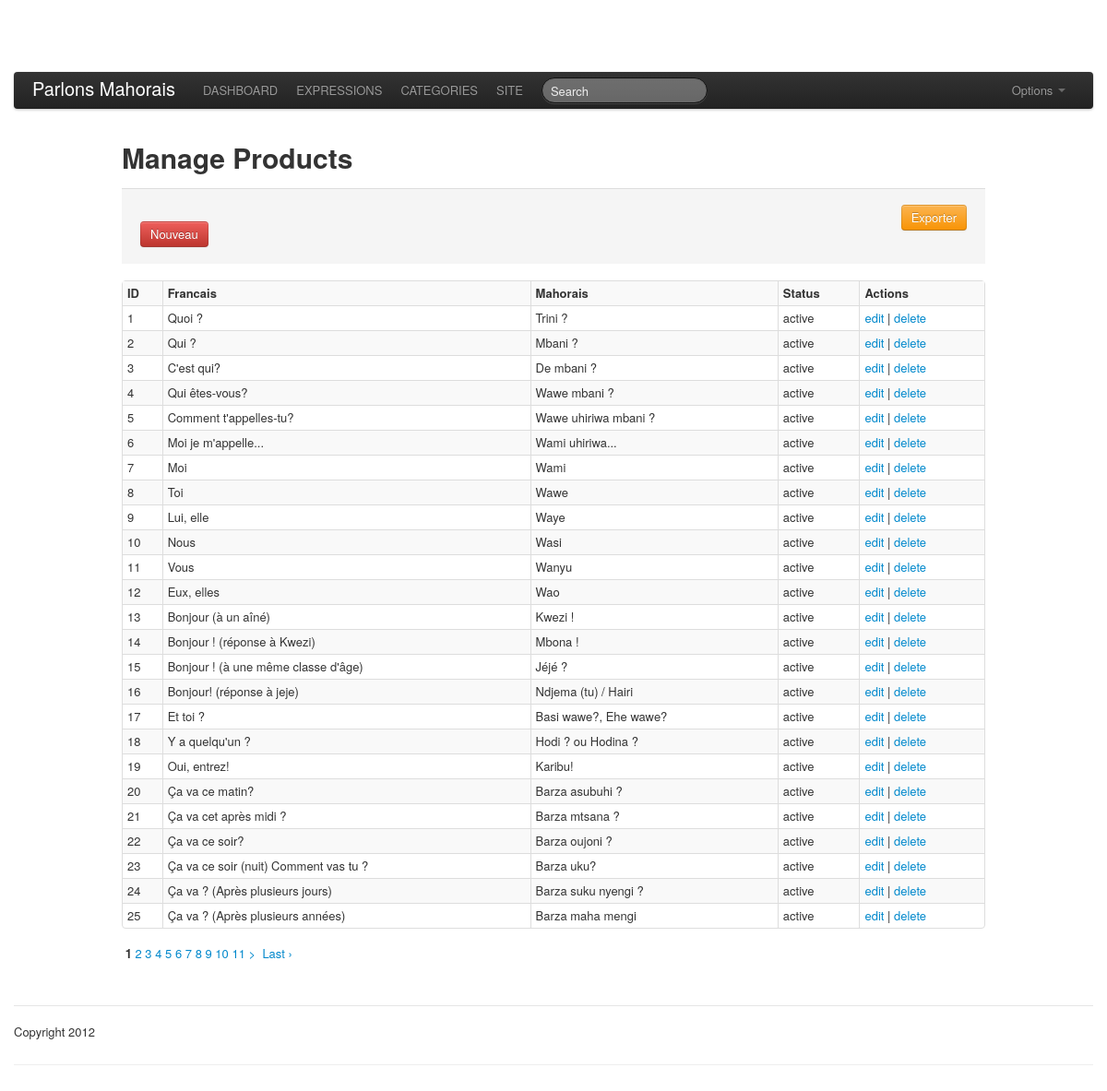
Page /index.php/admin/products on the committed database.
### tables this page shows
CREATE TABLE IF NOT EXISTS `products` (
  `id` int(11) NOT NULL AUTO_INCREMENT,
  `category_id` int(11) NOT NULL,
  `mahorais` text NOT NULL,
  `francais` text NOT NULL,
  `example` text NOT NULL,
  `status` enum('active','inactive') NOT NULL,
  PRIMARY KEY (`id`)
);

### index.php (called while the page is built, shortened)
<?php
require_once BASEPATH.'core/CodeIgniter.php';

### application/models/users/mproducts.php (called while the page is built, shortened)
<?php
class MProducts extends CI_Model{
	function getAllProductByPagination($num, $offset)
	{
		$data = array();
	    $Q = $this->db->get('products', $num, $offset);
	    if ($Q->num_rows() > 0){
	    	foreach ($Q->result_array() as $row){
	        	$data[] = $row;
	    	}
	    }
	    return $data;
	}
}
?>

### application/views/admin/admin_product_home.php (the view, shortened to what this page needs)
<h1><?php echo $title;?></h1>
<p>
 <div class="form-actions">
<?php
	$attributes = array('class' => 'navbar-form pull-right');
	echo form_open("admin/products/export", $attributes);
	$exportButton = array(
		'class'		=> 'btn btn-warning',
		'name' 		=> 'button',
		'value' 	=> 'true',
		'type' 		=> 'submit',
		'content' 	=> 'Exporter'
	);
	echo form_button($exportButton);
	echo form_close();
	echo "<br>";
	$attributes = array('class' => 'navbar-form');
	echo form_open("admin/products/create", $attributes);
	$newCatButton = array(
		'class'		=> 'btn btn-danger',
		'name' 		=> 'button',
		'value' 	=> 'true',
		'type' 		=> 'submit',
		'content' 	=> 'Nouveau'
	);
	echo form_button($newCatButton);
	echo form_close();
?>
</div>
</p>
<?php
if (count($products)){
	echo "<table class='table table-striped table-bordered table-condensed'>\n";
	echo "<tr valign='top'>\n";
	echo "<th>ID</th>\n<th>Francais</th>\n<th>Mahorais</th><th>Status</th><th>Actions</th>\n";
	echo "</tr>\n";
	foreach ($products as $key => $list){
		echo "<tr valign='top'>\n";
		echo "<td>".$list['id']."</td>\n";
		echo "<td>".$list['francais']."</td>\n";
		echo "<td>".$list['mahorais']."</td>\n";
		echo "<td align='center'>".$list['status']."</td>\n";
		echo "<td align='center'>";
		echo anchor('admin/products/edit/'.$list['id'],'edit');
		echo " | ";
		echo anchor('admin/products/delete/'.$list['id'],'delete');
		echo "</td>\n";
		echo "</tr>\n";
	}
	echo "</table>";
}
?>
<?php echo $this->pagination->create_links(); ?>

### assets/datatables/css/demo_table.css (style rules this page uses)
table { margin: 1em 0; clear: both; }

### rows in the picture
products: id "1", francais "Quoi ?", mahorais "Trini ?", status "active", id "edit", id "delete"
products: id "2", francais "Qui ?", mahorais "Mbani ?", status "active", id "edit", id "delete"
products: id "3", francais "C'est qui?", mahorais "De mbani ?", status "active", id "edit", id "delete"
products: id "4", francais "Qui êtes-vous?", mahorais "Wawe mbani ?", status "active", id "edit", id "delete"
products: id "5", francais "Comment t'appelles-tu?", mahorais "Wawe uhiriwa mbani ?", status "active", id "edit", id "delete"
products: id "6", francais "Moi je m'appelle...", mahorais "Wami uhiriwa...", status "active", id "edit", id "delete"
products: id "7", francais "Moi", mahorais "Wami", status "active", id "edit", id "delete"
products: id "8", francais "Toi", mahorais "Wawe", status "active", id "edit", id "delete"
products: id "9", francais "Lui, elle", mahorais "Waye", status "active", id "edit", id "delete"
products: id "10", francais "Nous", mahorais "Wasi", status "active", id "edit", id "delete"
products: id "11", francais "Vous", mahorais "Wanyu", status "active", id "edit", id "delete"
products: id "12", francais "Eux, elles", mahorais "Wao", status "active", id "edit", id "delete"
products: id "13", francais "Bonjour (à un aîné)", mahorais "Kwezi !", status "active", id "edit", id "delete"
products: id "14", francais "Bonjour ! (réponse à Kwezi)", mahorais "Mbona !", status "active", id "edit", id "delete"
products: id "15", francais "Bonjour ! (à une même classe d'âge)", mahorais "Jéjé ?", status "active", id "edit", id "delete"
products: id "16", francais "Bonjour! (réponse à jeje)", mahorais "Ndjema (tu) / Hairi", status "active", id "edit", id "delete"
products: id "17", francais "Et toi ?", mahorais "Basi wawe?, Ehe wawe?", status "active", id "edit", id "delete"
products: id "18", francais "Y a quelqu'un ?", mahorais "Hodi ? ou Hodina ?", status "active", id "edit", id "delete"
products: id "19", francais "Oui, entrez!", mahorais "Karibu!", status "active", id "edit", id "delete"
products: id "20", francais "Ça va ce matin?", mahorais "Barza asubuhi ?", status "active", id "edit", id "delete"
products: id "21", francais "Ça va cet après midi ?", mahorais "Barza mtsana ?", status "active", id "edit", id "delete"
products: id "22", francais "Ça va ce soir?", mahorais "Barza oujoni ?", status "active", id "edit", id "delete"
products: id "23", francais "Ça va ce soir (nuit) Comment vas tu ?", mahorais "Barza uku?", status "active", id "edit", id "delete"
products: id "24", francais "Ça va ? (Après plusieurs jours)", mahorais "Barza suku nyengi ?", status "active", id "edit", id "delete"
products: id "25", francais "Ça va ? (Après plusieurs années)", mahorais "Barza maha mengi", status "active", id "edit", id "delete"

### other values in the picture
anchor("admin/dashboard/index","DASHBOARD") "DASHBOARD"
anchor("admin/products/", "EXPRESSIONS") "EXPRESSIONS"
anchor("admin/categories/","CATEGORIES") "CATEGORIES"
anchor("admin/dashboard/logout/", "SITE") "SITE"
$title "Manage Products"
form_button($exportButton) "Exporter"
form_button($newCatButton) "Nouveau"
$this->pagination->create_links() "1 2 3 4 5 6 7 8 9 10 11 > Last ›"
